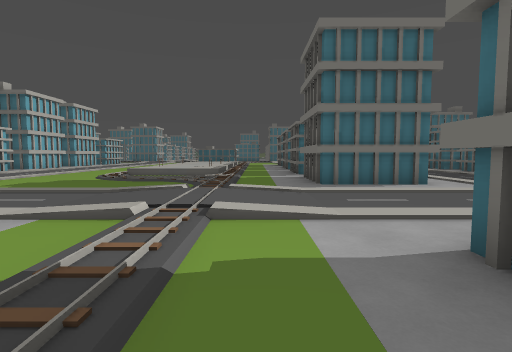
[1] (above)

24 first-person views from a walk through a Godot game level. The camera is 1.5 m above the floor, tilts 4° down and sees 80° across. The floor is counted in squares, 2 m on a side. Each view is taken from the middle of a square. On the plan, view 1 faces up. The plan holds only what a view shows up to about 10 squares ahead; the rest is blank. The place goes on beyond the plan. Some surface patterns are stand-ins.

[2]
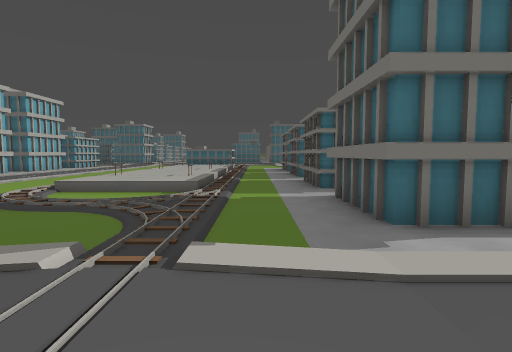

[3]
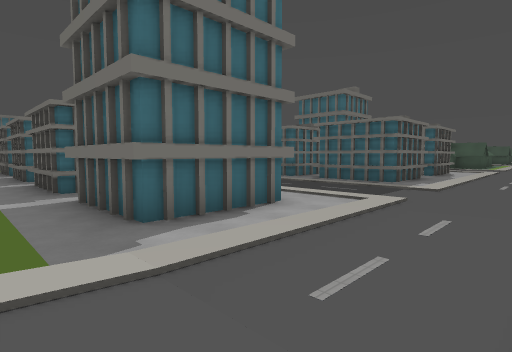

[4]
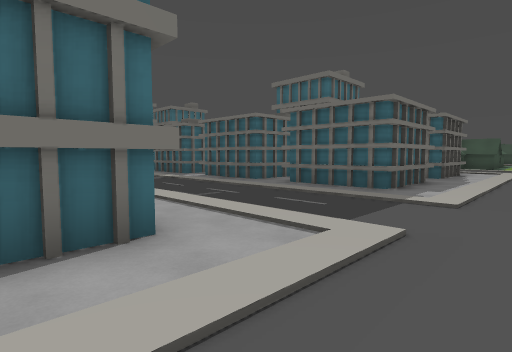

[5]
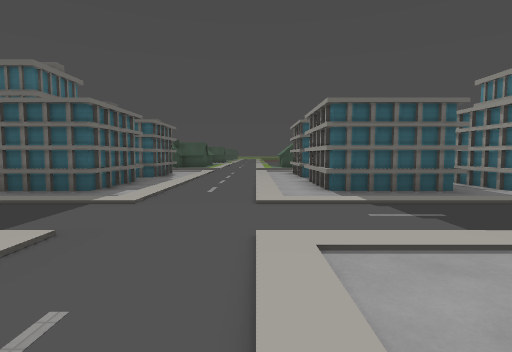

[6]
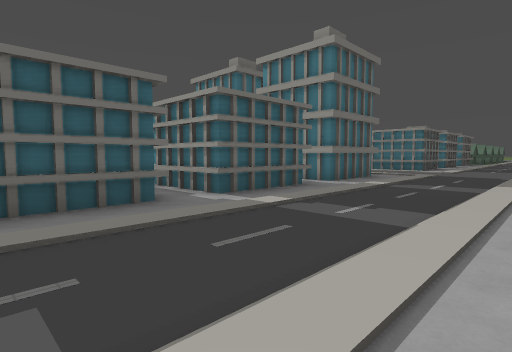

[7]
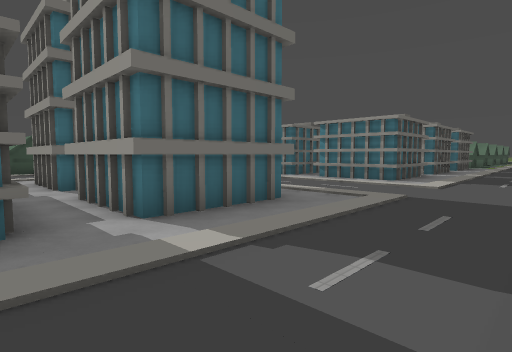

[8]
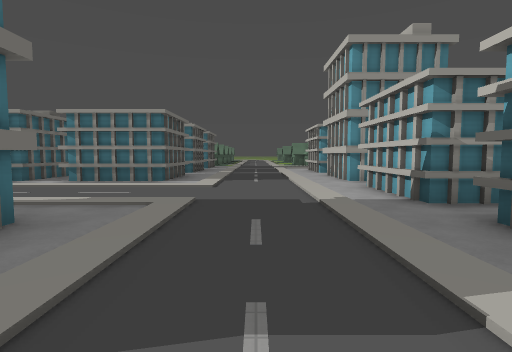

[9]
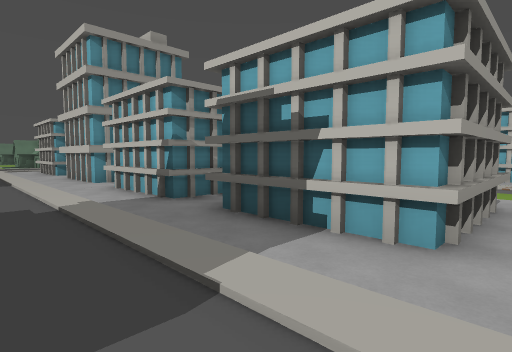

[10]
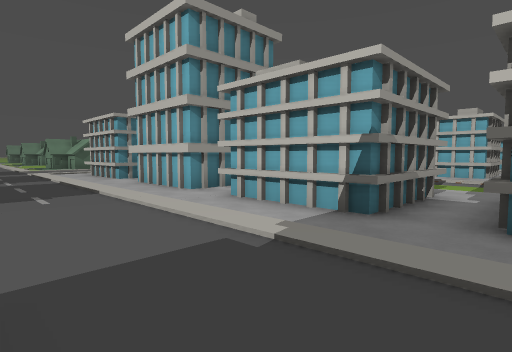

[11]
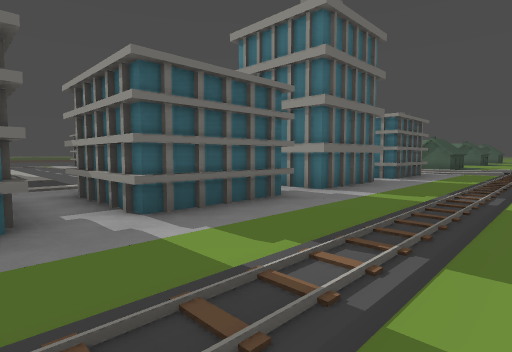

[12]
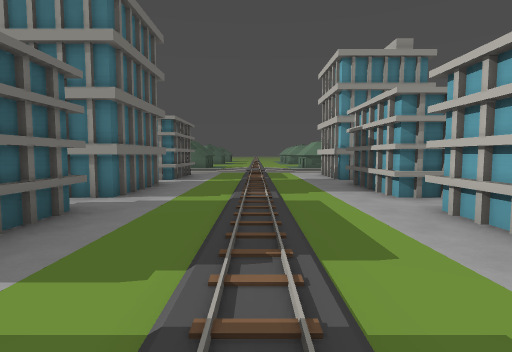

[13]
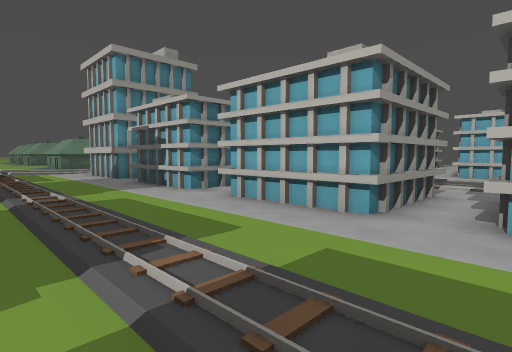

[14]
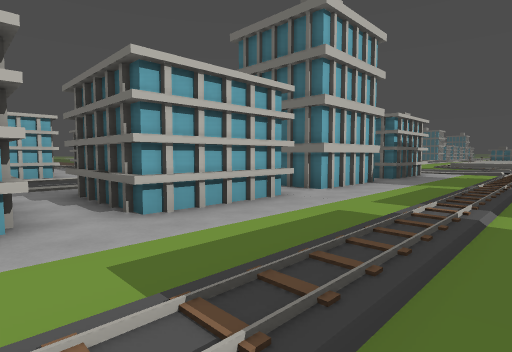

[15]
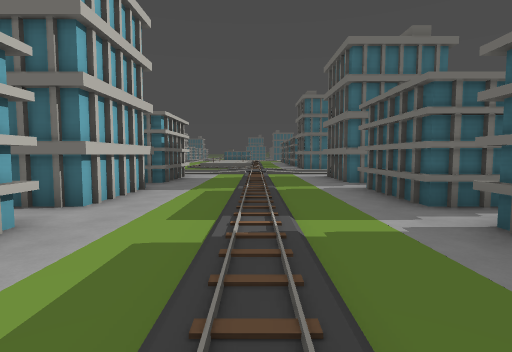

[16]
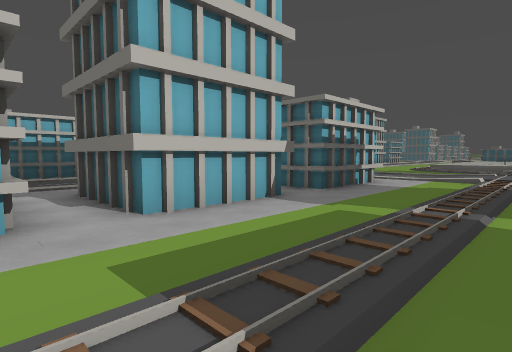

[17]
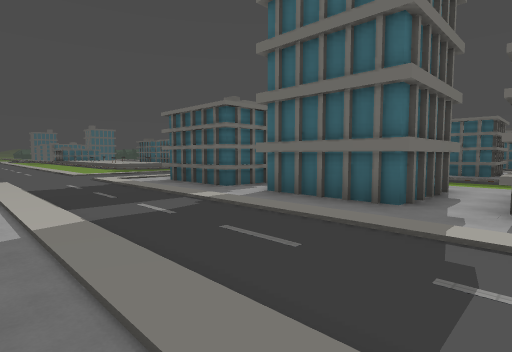

[18]
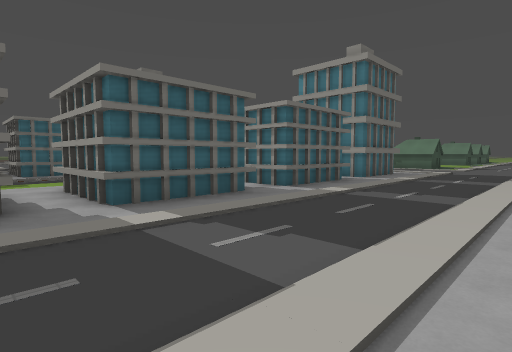

[19]
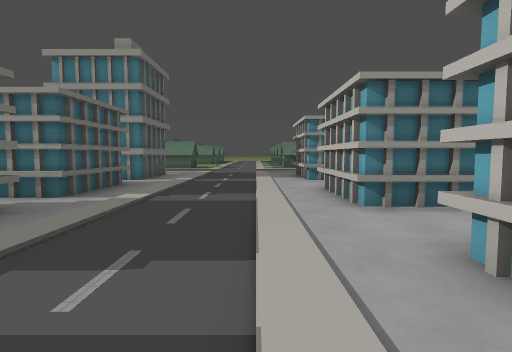

[20]
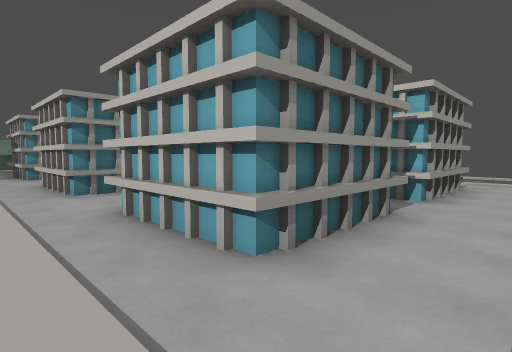

[21]
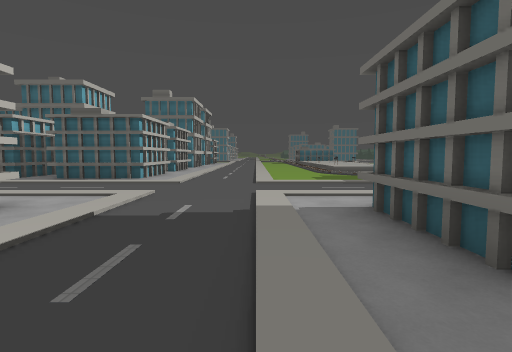

[22]
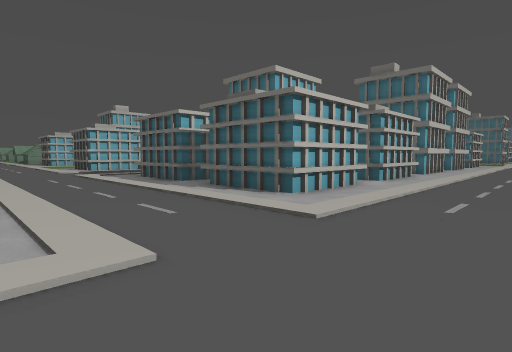

[23]
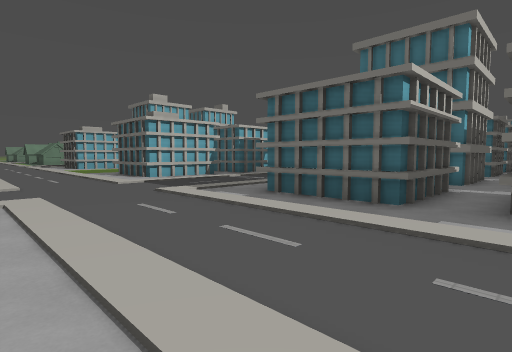

[24]
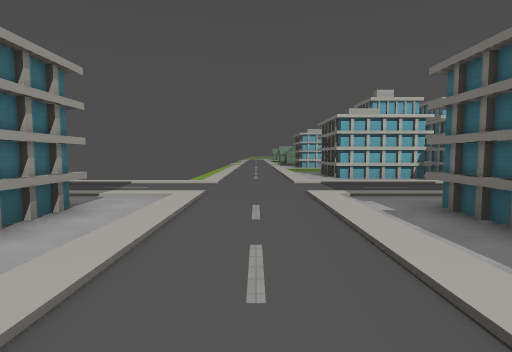

### Floor plan
Key: @ floor where view 1 was taken; # wall or solid block; . main floor; : floor 0.25 m higher than the main floor; + floor 0.5 m higher than the main floor; / step, stairs or slope; = window, fence, low wall or low ledge.
Columns run from 24 left of view 1 to 12 right of it. Each row starts with its distance up from view 1.
 14         #.  #.....  +++...#
 13         #.  #... ...=+=...#    ...#
 12         #.  #... ...+++...#    ...##
 11         ..  ....  ..///....   .....
 10 #...    #.  #....../......#  .....#
  9 #.....  #.  #......./.....#  .....#
  8 #.....###.###.............###.....###
  7 .....................................
  6 ...................../////...........
  5 .......................:.............
  4 ................... .//.//...........
  3   ................. ....... .........
  2   ....##    #.....###.....#  .....###
  1   ...        .....###.....#  .....#
  0               ....###...@.#  .....#
 -1              ..............  .......
 -2              .....###.....#  .....###
 -3             #.....###.....#  .....#
 -4             #.....###.....##  ....#
 -5             #........................
 -6          .........###.....###.....###
 -7   .............   # #.....# #.....#
 -8   ....###.###.....###.....###.....#
 -9             #......................
-10             #.....###.....###.......
-11             ......###.....###........
-12            .......###.....###........
-13            ##.............. .........
-14             #.....###.....###.....###
-15             #.....###.....###.....#
-16             ......###.....###....
-17             ....... ....... ....
-18             #.....###.....###...
-19             #....   #.....###...

Positions as (right, up) in squares from view 1, and headings:
1: (0, 0), facing up
2: (0, 4), facing up
3: (0, 4), facing up-right
4: (3, 5), facing up-right
5: (3, 4), facing right
6: (5, 2), facing down-right
7: (6, -4), facing down-right
8: (7, -5), facing down
9: (7, -5), facing down-left
10: (8, -8), facing down-left
11: (-2, -8), facing down-right
12: (-1, -8), facing down
13: (0, -8), facing down-left
14: (0, -10), facing up-left
15: (-1, -9), facing up
16: (0, -6), facing up-left
17: (-11, -6), facing up-right
18: (-11, -8), facing down-right
19: (-10, -8), facing down
20: (-10, -6), facing down-left
21: (-8, -2), facing up
22: (-8, 3), facing up-left
23: (-14, 3), facing up-left
24: (-14, 5), facing left
